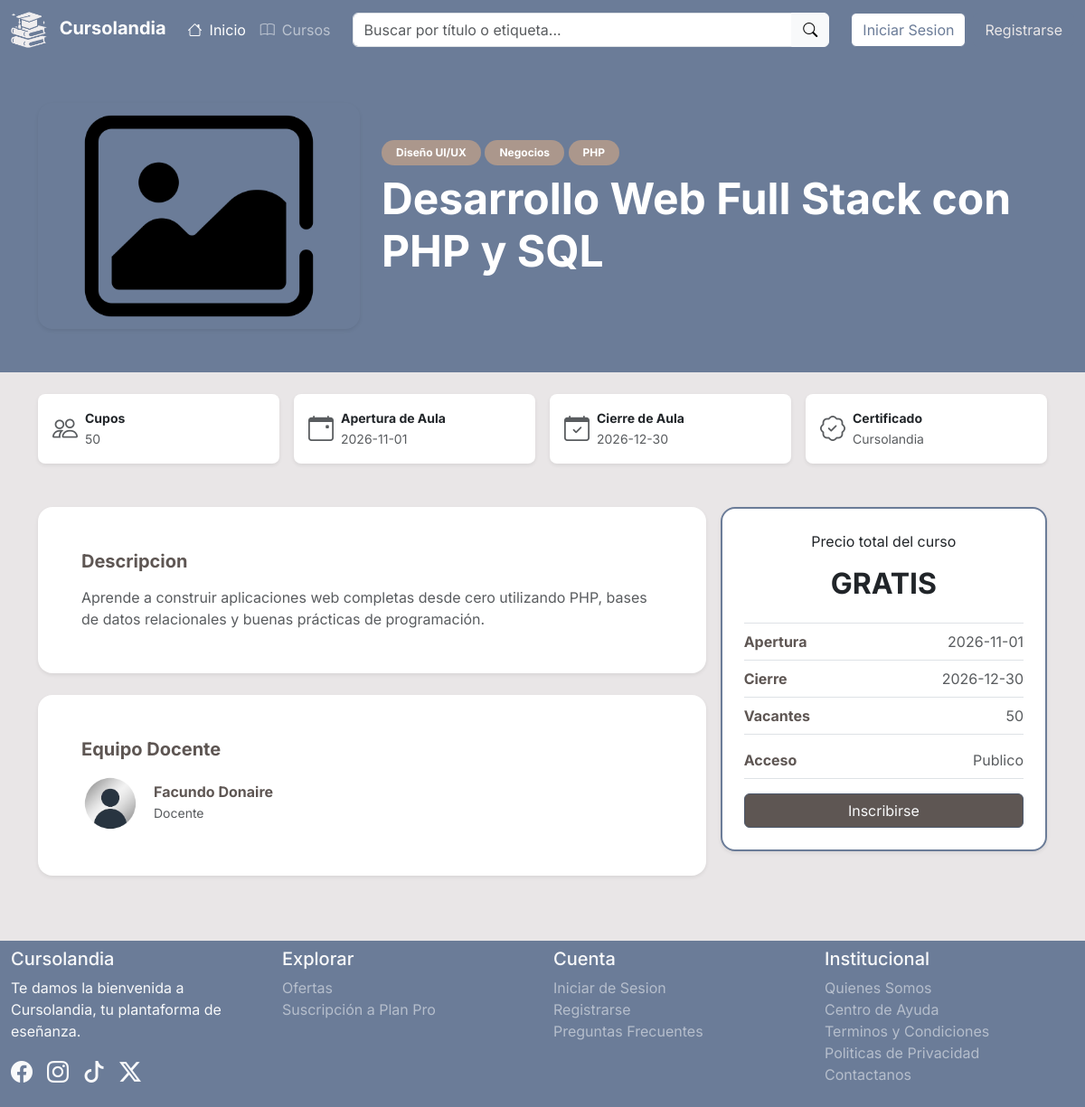
Screenshot of /Interfaz/Cursos/detalles_c.php?id_c=1 with the database file from the repository.
### tables this page shows
CREATE TABLE Cursos (
    C_ID INT AUTO_INCREMENT NOT NULL,
    U_ID_Crea INT NOT NULL,
    C_Titulo VARCHAR (150) NOT NULL,
    C_Descripcion TEXT NOT NULL,
    C_Costo DECIMAL(10, 2) DEFAULT NULL,
    C_Cupos INT DEFAULT NULL,
    C_FDInicio DATE NOT NULL,
    C_FDFin DATE NOT NULL,
    C_Img VARCHAR(255) DEFAULT 'imgcurso_pordefecto.png',
    C_Acceso ENUM('Publico','Privado') NOT NULL DEFAULT 'Publico',
    PRIMARY KEY (C_ID),
    CONSTRAINT FK_U_ID_Crea FOREIGN KEY (U_ID_Crea) REFERENCES Usuarios(U_ID) ON DELETE CASCADE,
    CONSTRAINT chk_C_Costo CHECK (C_Costo IS NULL OR C_Costo >= 0),
    CONSTRAINT chk_C_Cupos CHECK (C_Cupos IS NULL OR C_Cupos >= 0),
    CONSTRAINT chk_C_Fechas CHECK (C_FDInicio <= C_FDFin)
);

CREATE TABLE Usuarios (
    U_ID INT AUTO_INCREMENT NOT NULL,
    U_DNI VARCHAR(8) NOT NULL,
    U_Nom VARCHAR(40) NOT NULL,
    U_Ape VARCHAR(40) NOT NULL,
    U_FDN DATE NOT NULL,
    U_Ant TEXT DEFAULT NULL,
    U_Email VARCHAR(255) NOT NULL,
    U_Contrasena VARCHAR(255) NOT NULL,
    U_Plan ENUM('Gratuito','Pro') NOT NULL DEFAULT 'Gratuito',
    U_Rol ENUM('usuario','admin') NOT NULL DEFAULT 'usuario',
    U_FotoDePerfil VARCHAR(255) NOT NULL DEFAULT 'avatar_pordefecto.avif',
    PRIMARY KEY (U_ID),
    UNIQUE (U_DNI),
    UNIQUE (U_Email),
    CONSTRAINT chk_U_Email CHECK (U_Email LIKE '%_@__%.__%')
);

### Persistencia/Consultas/CursoBD.php (called while the page is built, shortened)
<?php
    class CursoBD {
        public function datos_curso ($id_c) {
            $qry = "
                SELECT Cursos.*, U_Nom, U_Ape, U_FotoDePerfil,
                GROUP_CONCAT(E_Nombre SEPARATOR ', ') AS Etiquetas
                FROM Cursos INNER JOIN Usuarios ON U_ID_Crea = U_ID
                LEFT JOIN Tiene ON C_ID_Tiene = C_ID
                LEFT JOIN Etiquetas ON E_ID_Tiene = E_ID
                WHERE C_ID = '$id_c'
                GROUP BY Cursos.C_ID
            ";
            include RUTA_BASE . "/Persistencia/conexion.php";
            $result = mysqli_query($conexion,$qry);
            $fila = mysqli_fetch_array($result);
            return $fila;
        }
    }
?>

### Interfaz/Cursos/detalles_c.php (the view, shortened to what this page needs)
<?php
    include RUTA_BASE . '/Interfaz/Incluidos/cabecera.php';
    require_once RUTA_BASE . "/Persistencia/Consultas/InscripcionBD.php";
    require_once RUTA_BASE . "/Persistencia/Consultas/CursoBD.php";
    extract($_POST);
    $ins = null;
    $cbdd = new CursoBD();
    $datos_c = $cbdd -> datos_curso($_SESSION["id_c"]);
    $etiquetas_c = !empty($datos_c["Etiquetas"]) ? explode(", ",$datos_c["Etiquetas"]) : array();
?>
<main>
    <section class="mi-bg-grisazulado text-white py-5 mb-4">
        <div class="container">
            <div class="row align-items-center g-4">
                <div class="col-12 col-md-5 col-lg-4 text-center text-md-start">
                    <?php if ($datos_c["C_Img"] == "imgcurso_pordefecto.png") {
                            $img_r = URL_BASE . "/Interfaz/Activos/imgcurso_pordefecto.png";
                        } else {
                            $img_r = URL_BASE . "/Subidos/Img/Cursos/" . $datos_c["C_Img"];
                        }
                    ?>
                    <img src="<?php echo $img_r; ?>" alt="" class="img-fluid rounded-4 shadow-sm" style="max-height: 250px; width: 100%; object-fit: cover;">
                </div>
                <div class="col-12 col-md-7 col-lg-8 text-center text-md-start">
                    <?php if (!empty($etiquetas_c)): ?>
                        <?php foreach($etiquetas_c as $e): ?>
                            <span class="badge rounded-pill mi-bg-bronce px-3 py-2 mb-2"><?php echo $e; ?></span>
                        <?php endforeach; ?>
                    <?php endif; ?>
                    <h1 class="fw-bold mb-3 display-5 text-white"><?php echo $datos_c["C_Titulo"]; ?></h1>
                </div>
            </div>
        </div>
    </section>
    <section>
        <div class="container mb-5">
            <div class="row g-3">
                <div class="col-6 col-md-3">
                    <div class="card border-0 shadow-sm p-3 h-100 rounded-3 text-center text-md-start">
                        <div class="d-flex flex-column flex-md-row align-items-center">
                            <i class="bi bi-people fs-3 text-muted mb-2 me-md-2 mb-md-0"></i>
                            <div>
                                <p class="fw-bold small mb-0">Cupos</p>
                                <?php if ($datos_c["C_Cupos"] == 0 || $datos_c["C_Cupos"] == null): ?>
                                    <span class="text-muted small">Ilimitados</span>
                                <?php else: ?>
                                    <span class="text-muted small"><?php echo $datos_c["C_Cupos"]; ?></span>
                                <?php endif; ?>
                            </div>
                        </div>
                    </div>
                </div>
                <div class="col-6 col-md-3">
                    <div class="card border-0 shadow-sm p-3 h-100 rounded-3 text-center text-md-start">
                        <div class="d-flex flex-column flex-md-row align-items-center">
                            <i class="bi bi-calendar-event fs-3 text-muted mb-2 me-md-2 mb-md-0"></i>
                            <div>
                                <p class="fw-bold small mb-0">Apertura de Aula</p>
                                <span class="text-muted small"><?php echo $datos_c["C_FDInicio"]; ?></span>
                            </div>
                        </div>
                    </div>
                </div>
                <div class="col-6 col-md-3">
                    <div class="card border-0 shadow-sm p-3 h-100 rounded-3 text-center text-md-start">
                        <div class="d-flex flex-column flex-md-row align-items-center">
                            <i class="bi bi-calendar-check fs-3 text-muted mb-2 me-md-2 mb-md-0"></i>
                            <div>
                                <p class="fw-bold small mb-0">Cierre de Aula</p>
                                <span class="text-muted small"><?php echo $datos_c["C_FDFin"]; ?></span>
                            </div>
                        </div>
                    </div>
                </div>
                <div class="col-6 col-md-3">
                    <div class="card border-0 shadow-sm p-3 h-100 rounded-3 text-center text-md-start">
                        <div class="d-flex flex-column flex-md-row align-items-center">
                            <i class="bi bi-patch-check fs-3 text-muted mb-2 me-md-2 mb-md-0"></i>
                            <div>
                                <p class="fw-bold small mb-0">Certificado</p>
                                <span class="text-muted small">Cursolandia</span>
                            </div>
                        </div>
                    </div>
                </div>
            </div>
        </div>
    </section>
    <section>
        <div class="container mb-5">
            <div class="row g-3">
                <div class="col-12 col-lg-4 order-lg-2">
                    <div class="bg-white shadow-sm p-4 mb-2 rounded-4 text-center border border-2 mi-border-grisazulado sticky-lg-top">
                        <p>Precio total del curso</p>
                        <?php if ($datos_c["C_Costo"] > 0): ?>
                            <h2 class="mb-4 mt-2 fw-bold"><?php echo "$" . $datos_c["C_Costo"]; ?></h2>
                        <?php else: ?>
                            <h2 class="mb-4 mt-2 fw-bold">GRATIS</h2>
                        <?php endif; ?>
                        <div class="text-start">
                            <p class="border-bottom border-top my-2 py-2 d-flex justify-content-between">
                                <span class="fw-bold mi-color-text">Apertura</span>
                                <span class="text-muted"><?php echo $datos_c["C_FDInicio"]; ?></span>
                            </p>
                            <p class="border-bottom pb-2 mb-2 d-flex justify-content-between">
                                <span class="fw-bold mi-color-text">Cierre</span>
                                <span class="text-muted"><?php echo $datos_c["C_FDFin"]; ?></span>
                            </p>
                            <p class="border-bottom pb-2 d-flex justify-content-between">
                                <span class="fw-bold mi-color-text">Vacantes</span>
                                <?php if ($datos_c["C_Cupos"] == 0 || $datos_c["C_Cupos"] == null): ?>
                                    <span class="text-muted">Lugares Ilimitados</span>
                                <?php else: ?>
                                    <span class="text-muted"><?php echo $datos_c["C_Cupos"]; ?></span>
                                <?php endif; ?>
                            </p>
                            <p class="border-bottom pb-2 d-flex justify-content-between">
                                <span class="fw-bold mi-color-text">Acceso</span>
                                <span class="text-muted"><?php echo $datos_c["C_Acceso"]; ?></span>
                            </p>
                        </div>
                        <form action="" method="POST" name="finscribirse">
                            <?php if (!isset($_SESSION["id_usuario"])): ?>
                                <button type="submit" name="inscribirsevisitante" value="1" class="btn w-100 mis-bgs-btns mt-auto text-light">Inscribirse</button>
                            <?php elseif (!empty($ins) && $ins["Estado_Tomo"] == 'confirmada' || $datos_c["U_ID_Crea"] == $_SESSION["id_usuario"]): ?>
                                <button type="submit" name="aula" value="1" class="btn w-100 mis-bgs-btns mt-auto text-light">Ir al Aula</button>
                            <?php elseif (!empty($ins) && $ins["Estado_Tomo"] == 'pendiente'): ?>
                                <button type="submit" name="pendiente" value="1" class="btn w-100 mis-bgs-btns mt-auto text-light">Pendiente</button>
                            <?php elseif (!empty($ins) && $ins["Estado_Tomo"] == 'rechazada'): ?>
                                <button type="button" class="btn w-100 btn-secondary mt-auto" disabled>Inscripción Rechazada</button>
                            <?php else: ?>
                                <button type="submit" name="inscribirse" value="1" class="btn w-100 mis-bgs-btns mt-auto text-light">Inscribirse</button>
                            <?php endif; ?>
                        </form>
                    </div>
                </div>
                <div class="col-12 col-lg-8 order-lg-1">
                    <div class="border-0 bg-white shadow-sm rounded-4 p-4 p-md-5 mb-4">
                        <h5 class="fw-bold mi-color-text mb-3">Descripcion</h5>
                        <p class="text-muted mb-0">
                            <?php echo $datos_c["C_Descripcion"]; ?>
                        </p>
                    </div>
                    <div class="border-0 bg-white shadow-sm rounded-4 p-4 p-md-5 mb-4">
                        <h5 class="fw-bold mi-color-text mb-3">Equipo Docente</h5>
                        <div class="d-flex align-items-center">
                            <?php if ($datos_c["U_FotoDePerfil"] == "avatar_pordefecto.avif"): ?>
                                <img src="<?php echo URL_BASE . "/Interfaz/Activos/avatar_pordefecto.avif"?>" alt="" class="rounded-circle me-3" style="width: 64px; height: 64px; object-fit: cover">
                            <?php else: ?>
                                <img src="<?php echo URL_BASE . "/Subidos/Img/Usuarios/" . $datos_c["U_FotoDePerfil"]; ?>" alt="" class="rounded-circle me-3" style="width: 64px; height: 64px; object-fit: cover">
                            <?php endif; ?>
                            <div>
                                <h6 class="fw-bold mb-0 mi-color-text"><?php echo $datos_c["U_Nom"] . " " . $datos_c["U_Ape"]; ?></h6>
                                <small class="text-muted">Docente</small>
                            </div>
                        </div>
                    </div>
                </div>
            </div>
        </div>
    </section>
</main>
<?php include RUTA_BASE . '/Interfaz/Incluidos/pie.php'; ?>

### Interfaz/Activos/curstyles.css (style rules this page uses)
body { background-color: #E9E6E7; font-family: 'Inter', sans-serif; }
.mi-bg-grisazulado { background-color: #6B7C98; }
.mi-border-grisazulado { border-color: #6B7C98 !important; }
.mi-bg-bronce { background-color: #AB978C; }
.mis-bgs-btns { background-color: #5E5653; border-color: #4c586b; color: #E9E6E7; }
.mi-color-text { color: #5E5653; }

### rows the page displays
cursos: C_Titulo "Desarrollo Web Full Stack con PHP y SQL", C_Cupos "50", C_FDInicio "2026-11-01", C_FDFin "2026-12-30", C_Acceso "Publico", C_Descripcion "Aprende a construir aplicaciones web completas desde cero utilizando PHP, bases de datos relacionales y buenas prácticas de programación.", U_ID_Crea.U_Nom "Facundo", U_ID_Crea.U_Ape "Donaire"

### other values shown
$e "Diseño UI/UX"
$e "Negocios"
$e "PHP"
